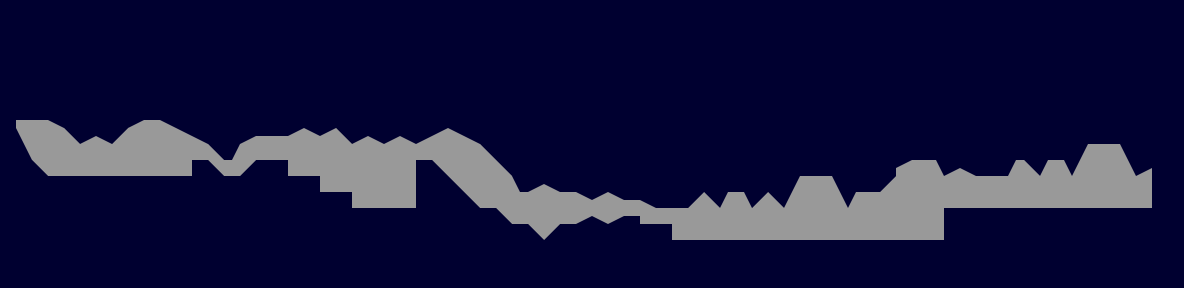

A 2D game scene composited from a Tiled map and its tileset images. What follows is a short description and the map's XML, with each tile layer's data collapsed to a summary:
An orthogonal 74x18 tile map with 16x16 px tiles, 1 tile layer (Tile Layer 1).

<map version="1.5" tiledversion="1.7.1" orientation="orthogonal" renderorder="right-down" width="74" height="18" tilewidth="16" tileheight="16" infinite="0" backgroundcolor="#000030" nextlayerid="2" nextobjectid="1">
 <tileset firstgid="1" name="arcade-slopes-16" tilewidth="16" tileheight="16" tilecount="51" columns="17">
  <image source="arcade-slopes-16.png" trans="000000" width="272" height="48" />
 </tileset>
 <layer id="1" name="Tile Layer 1" width="74" height="18">
  <data>[1332 cells, 233 non-empty, 19 distinct tile ids]</data>
 </layer>
</map>
